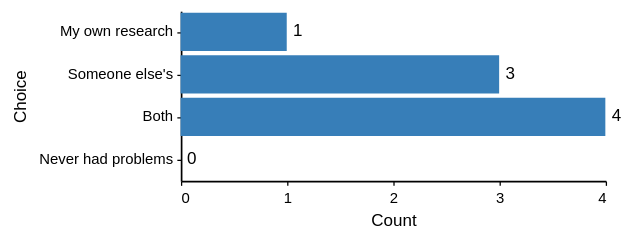

Notebook source saved alongside this figure:
### Code cell
df2 = pd.DataFrame({'Choice':["My own research","Someone else's", "Both", "Never had problems"], 'Count':[1,3,4,0]})
bars = alt.Chart(df2).mark_bar().encode(x='Count', y=alt.X('Choice', sort=None))
text = bars.mark_text(align='left', baseline='middle', dx=3, size=8).encode(text='Count:Q')
(bars + text).properties(height=80, width=200)
# alts.save(bars + text, '../../../Desktop/salam.pdf')

### Figure 1 — Vega-Lite specification as saved in the notebook (floating-point values rounded to 4 significant figures)
{"config": {"font": "Helvetica", "scheme": "set1", "color": {"field": "color", "type": "Set1"}, "view": {"strokeWidth": 0}, "axis": {"grid": false, "domainColor": "black", "domainWidth": 0.8, "tickColor": "black", "tickSize": 2, "tickWidth": 0.6, "labelFontWeight": "normal", "titleFontWeight": "normal", "labelFontSize": 7, "titleFontSize": 8}, "range": {"category": ["#377EB8", "#E41A1C", "#4DAF4A", "#984EA3", "#FF7F00", "#A55628"], "heatmap": {"scheme": "viridis"}, "ordinal": {"scheme": "set1"}, "ramp": {"scheme": "set1"}, "diverging": {"scheme": "set1"}}, "legend": {"labelFontWeight": "normal", "titleFontWeight": "normal", "labelFontSize": 7, "titleFontSize": 8, "symbolOpacity": 1, "symbolStrokeWidth": 0}, "boxplot": {"outliers": {"size": 8, "filled": true}}, "area": {"line": true, "fillOpacity": 0.4}, "mark": {"color": "#377EB8"}}, "layer": [{"mark": "bar", "encoding": {"x": {"field": "Count", "type": "quantitative"}, "y": {"field": "Choice", "sort": null, "type": "nominal"}}}, {"mark": {"type": "text", "align": "left", "baseline": "middle", "dx": 3, "size": 8}, "encoding": {"text": {"field": "Count", "type": "quantitative"}, "x": {"field": "Count", "type": "quantitative"}, "y": {"field": "Choice", "sort": null, "type": "nominal"}}}], "data": {"name": "data-5ff585f0b6e9b78ca7d1822673b7470e"}, "height": 80, "width": 200, "$schema": "https://vega.github.io/schema/vega-lite/v4.17.0.json", "datasets": {"data-5ff585f0b6e9b78ca7d1822673b7470e": [{"Choice": "My own research", "Count": 1}, {"Choice": "Someone else's", "Count": 3}, {"Choice": "Both", "Count": 4}, {"Choice": "Never had problems", "Count": 0}]}}
